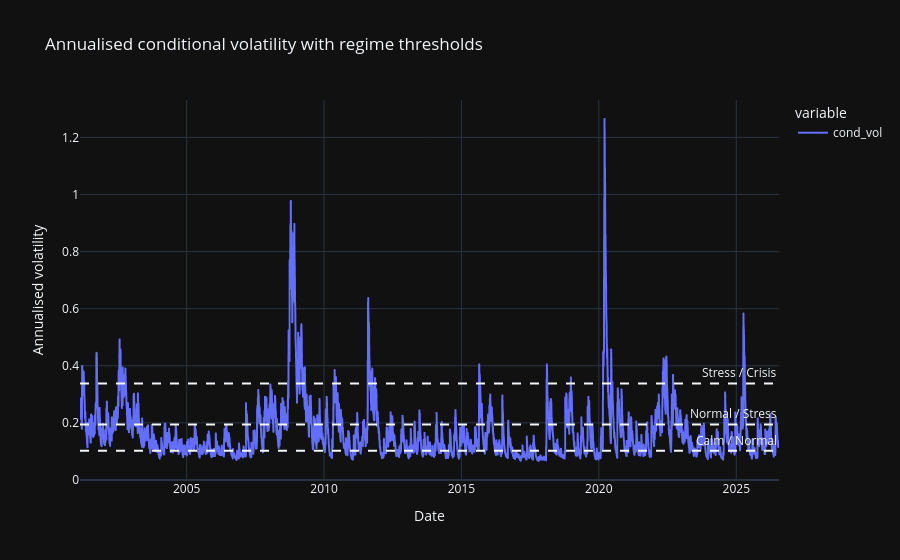

The code cell stored with this chart in its notebook:
### Code cell
fig = cond_vol_ann.plot(
    title='Annualised conditional volatility with regime thresholds',
    labels={'value': 'Annualised volatility', 'index': 'Date'}
)
fig.add_hline(y=q25, line_dash='dash', annotation_text='Calm / Normal')
fig.add_hline(y=q75, line_dash='dash', annotation_text='Normal / Stress')
fig.add_hline(y=q95, line_dash='dash', annotation_text='Stress / Crisis')
fig

### Figure 1 — Plotly figure (JSON) as saved in the notebook; plotly's stock layout.template omitted (floating-point values rounded to 4 significant figures; data arrays with more than 128 entries replaced by an {"elided": "..."} marker saying what was removed)
{"data": [{"hovertemplate": "variable=cond_vol<br>Date=%{x}<br>Annualised volatility=%{y}<extra></extra>", "legendgroup": "cond_vol", "line": {"color": "#636efa", "dash": "solid"}, "marker": {"symbol": "circle"}, "mode": "lines", "name": "cond_vol", "showlegend": true, "type": "scattergl", "x": {"elided": "6396 str values"}, "xaxis": "x", "y": {"elided": "6396 float values"}, "yaxis": "y"}], "layout": {"annotations": [{"showarrow": false, "text": "Calm / Normal", "x": 1, "xanchor": "right", "xref": "x domain", "y": 0.1024, "yanchor": "bottom", "yref": "y"}, {"showarrow": false, "text": "Normal / Stress", "x": 1, "xanchor": "right", "xref": "x domain", "y": 0.1945, "yanchor": "bottom", "yref": "y"}, {"showarrow": false, "text": "Stress / Crisis", "x": 1, "xanchor": "right", "xref": "x domain", "y": 0.3382, "yanchor": "bottom", "yref": "y"}], "legend": {"title": {"text": "variable"}, "tracegroupgap": 0}, "shapes": [{"line": {"dash": "dash"}, "type": "line", "x0": 0, "x1": 1, "xref": "x domain", "y0": 0.1024, "y1": 0.1024, "yref": "y"}, {"line": {"dash": "dash"}, "type": "line", "x0": 0, "x1": 1, "xref": "x domain", "y0": 0.1945, "y1": 0.1945, "yref": "y"}, {"line": {"dash": "dash"}, "type": "line", "x0": 0, "x1": 1, "xref": "x domain", "y0": 0.3382, "y1": 0.3382, "yref": "y"}], "title": {"text": "Annualised conditional volatility with regime thresholds"}, "xaxis": {"anchor": "y", "domain": [0, 1], "title": {"text": "Date"}}, "yaxis": {"anchor": "x", "domain": [0, 1], "title": {"text": "Annualised volatility"}}}}
